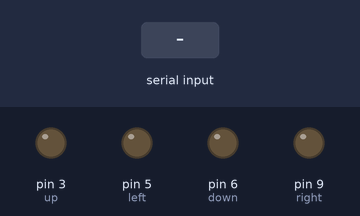
A sketch run on a simulated Arduino Uno, built with avr-gcc and run on an emulated ATmega328P. On the bench: output pins drawn as LEDs (lit = HIGH). Inputs (shaded band) come from the test bench.

Above: at 1.2 s.
1.3 s: "90|45\n" received over Serial
At 3.5 s:
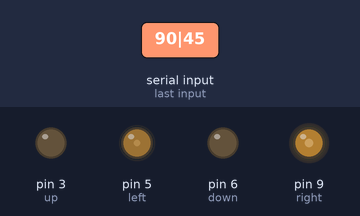
3.8 s: "30|150\n" received over Serial
At 5.5 s:
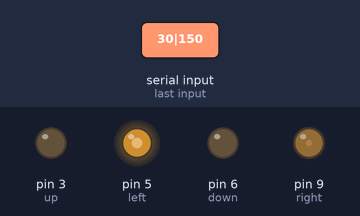
6.3 s: "5\n" received over Serial
At 8.4 s:
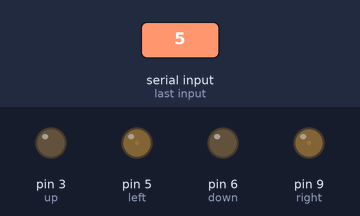
8.8 s: "90\n" received over Serial
At 10.4 s:
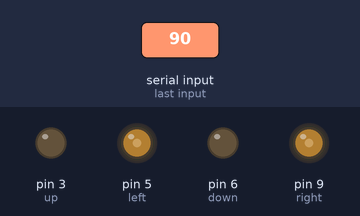
11.3 s: "200\n" received over Serial
At 13.5 s:
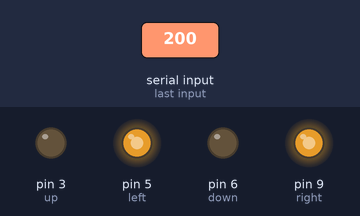
13.8 s: "1|90\n" received over Serial
At 15.5 s:
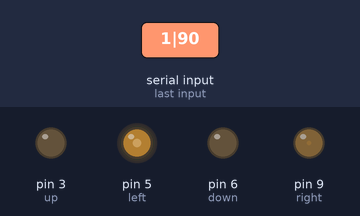
Timing chart, 0 to 17.0 s (numbered marks = the images above; inputs shaded):
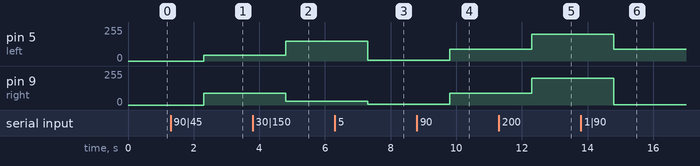

Measured:
- after the input at 1.3 s, pin 5 (left): 0/255 → 45/255 after 1.0 s; pin 9 (right): 0/255 → 90/255 after 1.0 s
- after the input at 3.8 s, pin 5 (left): 45/255 → 150/255 after 1.0 s; pin 9 (right): 90/255 → 30/255 after 1.0 s
- after the input at 6.3 s, pin 5 (left): 150/255 → 5/255 after 1.0 s; pin 9 (right): 30/255 → 5/255 after 1.0 s
- after the input at 8.8 s, pin 5 (left), pin 9 (right): 5/255 → 90/255 after 1.0 s
- after the input at 11.3 s, pin 5 (left), pin 9 (right): 90/255 → 200/255 after 1.0 s
- after the input at 13.8 s, pin 5 (left): 200/255 → 90/255 after 1.0 s; pin 9 (right): 200/255 → 1/255 after 1.0 s

The sketch:

ser.ino
```cpp
int right = 9, left = 5, up = 3, down = 6;
int val = 0;
void setup() {
  // put your setup code here, to run once:
  Serial.begin(9600);
  pinMode(right,OUTPUT);
  pinMode(left,OUTPUT);
  pinMode(up,OUTPUT);
  pinMode(down,OUTPUT);

}

int x = 0;
int y = 0;
void loop() {
  // put your main code here, to run repeatedly:

  if(Serial.available()) {

      String c = Serial.readString();

      int p = c.indexOf('|');

      x = c.substring(0,p).toInt();

      y = c.substring(p+1).toInt();


       analogWrite(right,x);
       analogWrite(left,y);


    }


}


void resp(bool r, bool l, bool u, bool d){

  digitalWrite(right,r);
  digitalWrite(left,l);
  digitalWrite(up,u);
  digitalWrite(down,d);


  }
```
